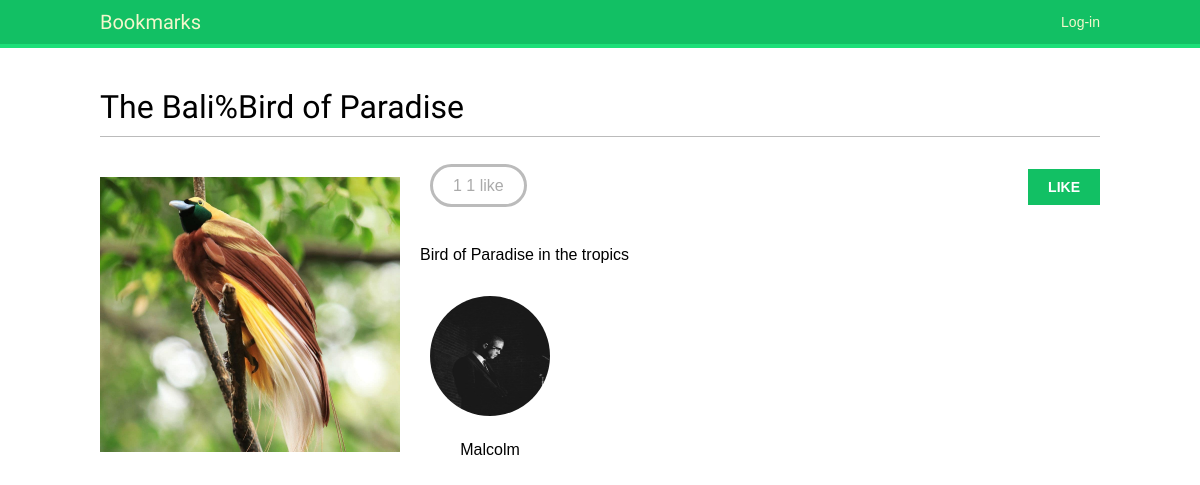
The app's page /images/detail/9/the-balibird-of-paradise/ with its own data.
### images/models.py (models this page shows, shortened)
class Image(models.Model):
    user = models.ForeignKey(settings.AUTH_USER_MODEL,
                             related_name='images_created',
                             on_delete=models.CASCADE)
    title = models.CharField(max_length=200)
    slug = models.SlugField(max_length=200, blank=True)
    url = models.URLField(max_length=2000)
    image = models.ImageField(upload_to='images/%Y/%m/%d/')
    description = models.TextField(blank=True)
    created = models.DateField(auto_now_add=True)
    users_like = models.ManyToManyField(settings.AUTH_USER_MODEL,
                                        related_name='images_liked',
                                        blank=True)
    class Meta:
        indexes = [
            models.Index(fields=['-created']),
        ]
        ordering = ['-created']

### account/models.py (models this page shows, shortened)
class Profile(models.Model):
    user = models.OneToOneField(settings.AUTH_USER_MODEL,
                                on_delete=models.CASCADE)
    date_of_birth = models.DateField(blank=True, null=True)
    photo = models.ImageField(upload_to='users/%Y/%m/%d/',
                              blank=True)

### images/views.py (the view)
# urls.py: path('detail/<int:id>/<slug:slug>/', views.image_detail, name='detail'),
def image_detail(request, id, slug):
    image = get_object_or_404(Image, id=id, slug=slug)
    return render(request,
                  'images/image/detail.html',
                  {'section': 'images',
                   'image': image})

### images/templates/images/image/detail.html (shortened to what this page needs)
{% extends "base.html" %}
{% block content %}
    <h1>{{ image.title }}</h1>
    {% load thumbnail %}
    <a href="{{ image.image.url }}">
        <img src="{% thumbnail image.image 300x0 %}" class="image-detail">
    </a>
    {% with total_likes=image.users_like.count users_like=image.users_like.all %}
        <div class="image-info">
            <div>
                <span class="count">
                    <span class="total">{{ total_likes }}</span>
                    {{ total_likes }} like{{ total_likes|pluralize }}
                </span>
                <a href="#" id="like-button" data-id="{{ image.id }}" data-action="{% if request.user in users_like %}un{% endif %}like" class="like button">
                    {% if request.user not in users_like %}
                        Like
                    {% else %}
                        Unlike
                    {% endif %}
                </a>
            </div>
            {{ image.description|linebreaks }}
        </div>
        <div class="image-likes">
            {% for user in users_like %}
                <div>
                    {% if user.profile.photo %}
                        <img src="{{ user.profile.photo.url }}">
                    {% endif %}
                    <p>{{ user.first_name }}</p>
                </div>
            {% empty %}
                Nobody likes this image yet.
            {% endfor %}
        </div>
    {% endwith %}
{% endblock %}

### account/static/css/base.css (style rules this page uses)
body { margin:0; padding:0; font-family:helvetica, sans-serif; }
p { line-height: 1.8; }
a { color:#12c064; text-decoration:none; }
h1, h2, h3, h4, h5 , h6 { font-family: 'Muli', sans-serif; font-weight:normal; }
h1 { border-bottom:1px solid #bbb; padding:0 0 10px 0; margin:10px 0 20px 0; }
input[type=submit], a.button { font-weight:bold; background:#12c064; color:#fff; padding:10px 20px; font-size:14px; text-transform:uppercase; }
.image-preview, .image-detail { max-width:300px; float:left; margin:0 20px 20px 0; }
.image-detail { margin-top:20px; }
.image-info div { padding:20px 0; overflow:auto; }
.count { color:#aaa; border:3px solid #bbb; border-radius:26px; padding:10px 20px; margin:20px 10px 0; }
a.like, a.follow { float:right; margin-top:-8px; }
.image-likes div { float:left; width:auto; padding:10px; text-align:center; }
.image-likes img { width:120px; height:120px; border-radius:50%; }

### records on screen
Image: title "The Bali%Bird of Paradise", image (picture), description "Bird of Paradise in the tropics"

### other values on screen
{{ total_likes }} "1"
{{ user.first_name }} "Malcolm"
